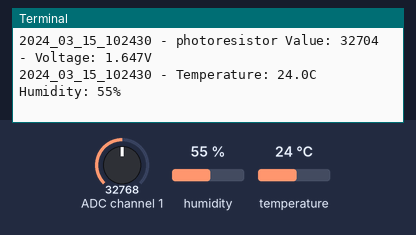
A program run on a simulated Raspberry Pi (BCM pin numbers). Shown: the last lines printed to the terminal. The test bench sets the inputs (shaded band); at power-on: humidity 55 %, ADC channel 1 = 32768, temperature 24 °C (analog values on the 0–65535 scale). The clock reads 2024-03-15 10:24:30 at power-on unless the program sets it; the camera gives no picture and a still takes 0.5 s.

Above: at 1.2 s.
1.3 s: humidity set to 22 %
At 5.94 s:
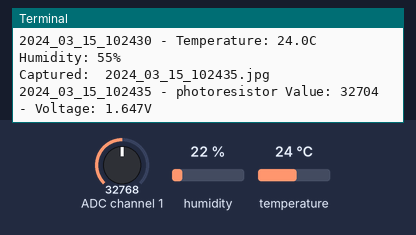
7.2 s: ADC channel 1 set to 45874
At 8.3 s:
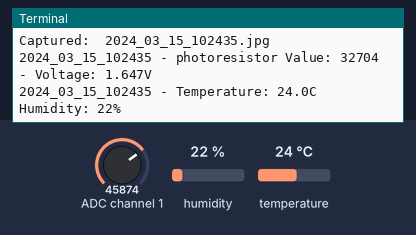
10.4 s: temperature set to 12 °C
At 11.9 s:
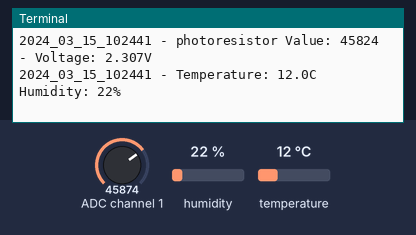
13.6 s: ADC channel 1 set to 57670
At 16.7 s:
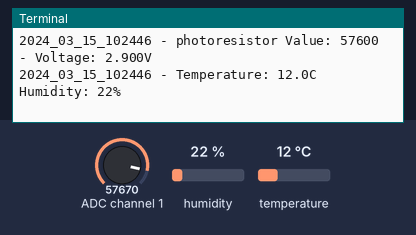
16.8 s: humidity set to 40 %
Timing chart, 0 to 19.8 s (numbered marks = the images above; inputs shaded):
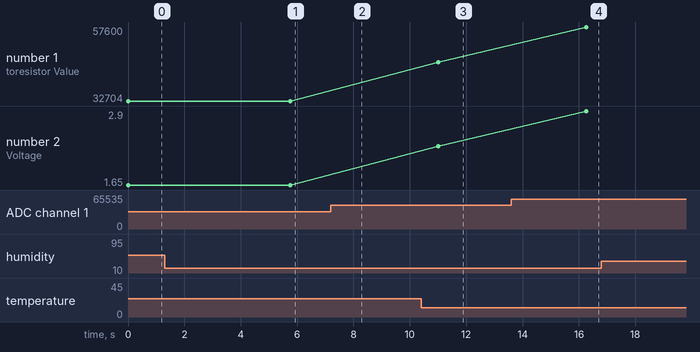

Measured:
- after the input at 10.4 s, the terminal: prints a new line after 0.86 s (image 3)
- after the input at 13.6 s, the terminal: prints a new line after 2.7 s (image 4)
- plotted number 1: 45824 → 57600 after the input at 13.6 s
- plotted number 2: 2.31 → 2.9 after the input at 13.6 s

The program:

monitor.py
```python
from time import sleep
import busio
import digitalio
import board
import adafruit_mcp3xxx.mcp3008 as MCP
from adafruit_mcp3xxx.analog_in import AnalogIn
import adafruit_dht
from picamera import PiCamera
from datetime import datetime

MINUTE_IN_SECONDS = 60
SLEEP_SECONDS_SENSORS = 5
SLEEP_SECONDS_CAMERA = 30 * MINUTE_IN_SECONDS

# create the spi bus
spi = busio.SPI(clock=board.SCK, MISO=board.MISO, MOSI=board.MOSI)

# create the cs (chip select)
cs = digitalio.DigitalInOut(board.D5)

# create the mcp object
mcp = MCP.MCP3008(spi, cs)

adc_channels = {
    # 'water_level': AnalogIn(mcp, MCP.P0),
    'photoresistor': AnalogIn(mcp, MCP.P1),
    # 'soil_moisture': AnalogIn(mcp, MCP.P2)
}
dhtDevice = adafruit_dht.DHT11(board.D18)
camera = PiCamera()
camera.resolution = (2592, 1944)
camera.framerate = 15

aux_time_slept = SLEEP_SECONDS_CAMERA
while True:
    for sensor, channel in adc_channels.items():
        now = datetime.now()
        print('{} - {} Value: {} - Voltage: {:.3f}V'.format(
            now.strftime('%Y_%m_%d_%H%M%S'), sensor, channel.value, channel.voltage), flush=True)

    for _ in range(5):
        try:
            now = datetime.now()
            temperature_c = dhtDevice.temperature
            humidity = dhtDevice.humidity
            print("{} - Temperature: {:.1f}C    Humidity: {}% ".format(
                now.strftime('%Y_%m_%d_%H%M%S'), temperature_c, humidity), flush=True)
            break
        except RuntimeError as error:
            pass

    sleep(SLEEP_SECONDS_SENSORS)
    aux_time_slept += SLEEP_SECONDS_SENSORS

    if aux_time_slept >= SLEEP_SECONDS_CAMERA:
        now = datetime.now()
        fn_photo = now.strftime('%Y_%m_%d_%H%M%S') + '.jpg'
        camera.capture('/home/pi/captured_photos/' + fn_photo)
        print("Captured: ", fn_photo, flush=True)
        aux_time_slept = 0  # reset
```
